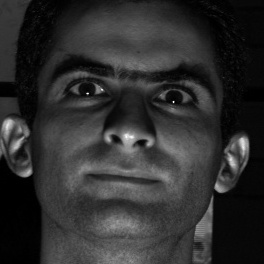
#> input picture images/source/00/yaleB11_P01A+000E-35.pgm.jpg_face.jpg, 264 x 264 px
$ python train_face_recognizer.py
#> lines starting #> are read from the running program, lines starting #| are printed output that depends on the picture; after the words box and inside, x2 and y2 are one past the last pixel; in counts of white or black regions, pixels touching at a corner belong together
#> in train, image is the input picture: shape (264, 264, 3); min 0, max 255, mean 46.8
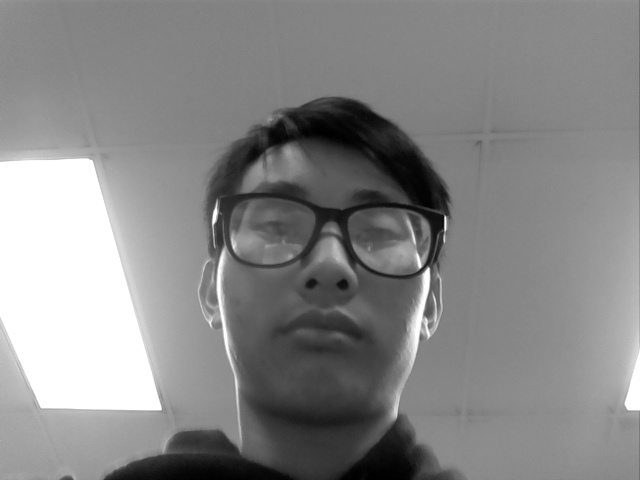
#> input picture testers/test_image.jpg, 640 x 480 px, given in place of the camera
#> in predict_live, frame is the input picture: shape (480, 640, 3); min 0, max 255, mean 135.2
#!/usr/bin/env python3
"""
train_face_recognizer.py

Trains a face recognizer.

Author: Simon Fong
"""
def set_path():
    """ Used to get the library path. """
    import os, sys
    path_of_file = os.path.abspath(os.path.dirname(__file__))
    repo_path = os.path.join(path_of_file,'../../lib')
    sys.path.append(repo_path)

# Setting path to find custom library.
set_path()

def is_opencv_2():
    ver = cv2.__version__
    num = int(ver.split('.')[0])
    return num == 2

import cv2
import os
import numpy as np

def detect_face(img):
    """ From: https://github.com/informramiz/opencv-face-recognition-python"""
    #convert the test image to gray image as opencv face detector expects gray images
    gray = cv2.cvtColor(img, cv2.COLOR_BGR2GRAY)
#> gray: shape (480, 640)

    #load OpenCV face detector, I am using LBP which is fast
    #there is also a more accurate but slow Haar classifier

    CASCADE_PATH = '../haarcascades/haarcascade_frontalface_default.xml'
    face_cascade = cv2.CascadeClassifier(CASCADE_PATH)

    #let's detect multiscale (some images may be closer to camera than others) images
    #result is a list of faces
    faces = face_cascade.detectMultiScale(gray, scaleFactor=1.2, minNeighbors=5);
#> faces = [[204, 128, 239, 239]]

    #if no faces are detected then return original img
    if (len(faces) == 0):
        return None, None

    #under the assumption that there will be only one face,
    #extract the face area
    (x, y, w, h) = faces[0]
#> x = 204; y = 128; w = 239; h = 239

    #return only the face part of the image
    return gray[y:y+w, x:x+h], faces[0]

def draw_rectangle(img, rect):
    (x, y, w, h) = rect
    cv2.rectangle(img, (x, y), (x+w, y+h), (0, 255, 0), 2)


def draw_text(img, text, x, y):
    cv2.putText(img, text, (x, y), cv2.FONT_HERSHEY_PLAIN, 1.5, (0, 255, 0), 2)


def predict(recognizer,test_img):
    #make a copy of the image as we don't want to chang original image
    img = test_img.copy()
    #detect face from the image
    face, rect = detect_face(img)
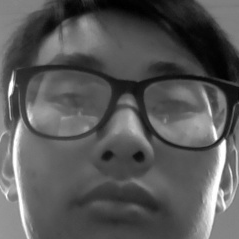
#> face: shape (239, 239); min 0, max 255, mean 87.7
#> rect = [204, 128, 239, 239]

    if(rect is None):
        return test_img

    face = cv2.resize(face, (100, 100))
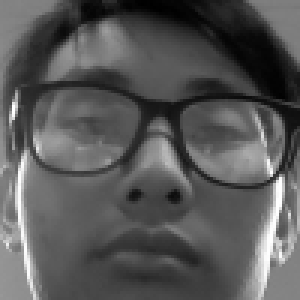
#> face: shape (100, 100) (shown 3 times larger); min 0, max 255, mean 87.6

    # TODO: Predict the image using our face recognizer
    # Hint: use recognizer.predict and face
    label, confidence = recognizer.predict(face)
#> label = 0; confidence = 126.5


    #get name of respective label returned by face recognizer
    #label_text = subjects[label]

    #draw a rectangle around face detected
    draw_rectangle(img, rect)
#> in draw_rectangle, `(x, y, w, h) = rect`: x = 204; y = 128; w = 239
#> in draw_rectangle, `cv2.rectangle(img, (x, y), (x+w, y+h), (0, 255, 0), 2)`:
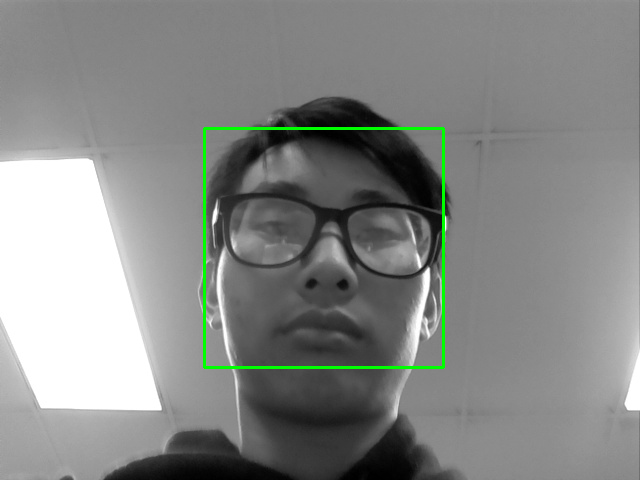
#> img: shape (480, 640, 3); 0.93% of pixels changed, all inside (x1, y1, x2, y2) = (203, 127, 445, 369)
    #draw name of predicted person
    draw_text(img, str(label), rect[0], rect[1]-5)
#> in draw_text, `cv2.putText(img, text, (x, y), cv2.FONT_HERSHEY_PLAIN, 1.5, (0, 255, 0..`: img: shape (480, 640, 3); 0.03% of pixels changed, all inside (x1, y1, x2, y2) = (206, 107, 218, 124)

    return img

def train(data_dir):
    face_recognizer = None

    # Handle OpenCV 2
    if(is_opencv_2()):
        face_recognizer = cv2.createLBPHFaceRecognizer()
    # Handle OpenCV 3
    else:
        face_recognizer = cv2.face.LBPHFaceRecognizer_create()


    images =[]
    labels = []

    person_dirs = os.listdir(data_dir)

    # Reads in all the face images and uses directory name as the label.
    for index,person_dir in enumerate(person_dirs):
        print("Training on {}".format(person_dir))

        person_dir_path = os.path.join(data_dir,person_dir)
        for image_path in os.listdir(person_dir_path):

            image_path = os.path.join(person_dir_path,image_path)
            image  = cv2.imread(image_path)
            image = cv2.resize(image, (100,100))
            gray = cv2.cvtColor(image, cv2.COLOR_BGR2GRAY)
            images.append(gray)
            labels.append(int(person_dir))

    # TODO: Train the face_recognizer using images and np.array(labels)
    face_recognizer.train(images, np.array(labels))

    print("Finished training.")

    return face_recognizer

def predict_live(recognizer):
    cam = cv2.VideoCapture(0)

    print("Starting live feed.")
    while True:
        ret, frame = cam.read()
        predicted_image = predict(recognizer, frame)
        cv2.imshow('Face', predicted_image)
        # Wait one second and exit if 'q' is pressed.
        key = cv2.waitKey(1) & 0xFF
#> (key q is pressed here)
        if key == ord("q"):
            break

def _main(args):
    # TODO: Specify the directory of your images
    DATA_DIR = '../images/source'
    recognizer = train(DATA_DIR)
    predict_live(recognizer)

if(__name__ == '__main__'):
    import argparse
    parser = argparse.ArgumentParser()
    args = parser.parse_args()
    _main(args)
